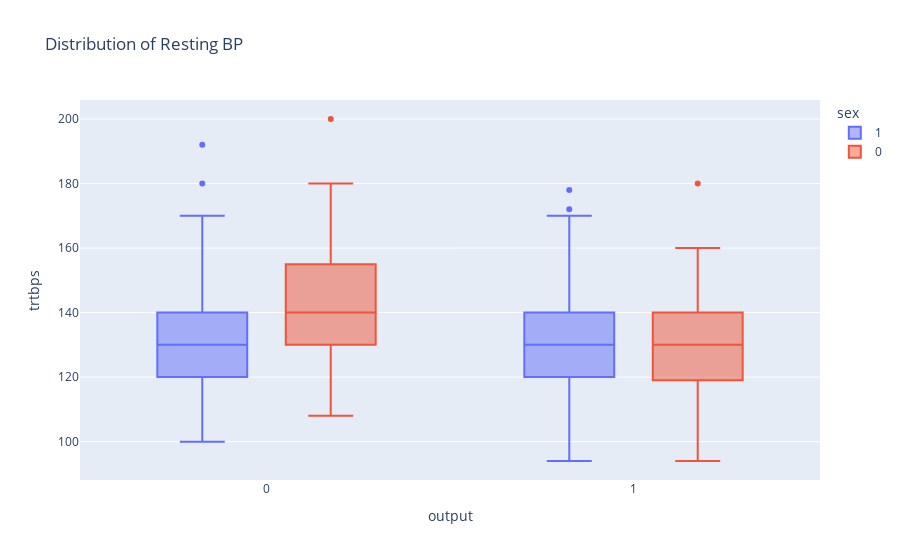

Notebook code cell kept with this figure:
### Code cell
fig = px.box(heart_df, x='output', y='trtbps', title='Distribution of Resting BP', color='sex')
fig.show()

### Figure 1 — Plotly figure (JSON) as saved in the notebook; plotly's stock layout.template omitted (floating-point values rounded to 4 significant figures; data arrays with more than 128 entries replaced by an {"elided": "..."} marker saying what was removed)
{"data": [{"alignmentgroup": "True", "hovertemplate": "sex=1<br>output=%{x}<br>trtbps=%{y}<extra></extra>", "legendgroup": "1", "marker": {"color": "#636efa"}, "name": "1", "notched": false, "offsetgroup": "1", "orientation": "v", "showlegend": true, "type": "box", "x": {"elided": "207 int values"}, "x0": " ", "xaxis": "x", "y": {"elided": "207 int values"}, "y0": " ", "yaxis": "y"}, {"alignmentgroup": "True", "hovertemplate": "sex=0<br>output=%{x}<br>trtbps=%{y}<extra></extra>", "legendgroup": "0", "marker": {"color": "#EF553B"}, "name": "0", "notched": false, "offsetgroup": "0", "orientation": "v", "showlegend": true, "type": "box", "x": [1, 1, 1, 1, 1, 1, 1, 1, 1, 1, 1, 1, 1, 1, 1, 1, 1, 1, 1, 1, 1, 1, 1, 1, 1, 1, 1, 1, 1, 1, 1, 1, 1, 1, 1, 1, 1, 1, 1, 1, 1, 1, 1, 1, 1, 1, 1, 1, 1, 1, 1, 1, 1, 1, 1, 1, 1, 1, 1, 1, 1, 1, 1, 1, 1, 1, 1, 1, 1, 1, 1, 1, 0, 0, 0, 0, 0, 0, 0, 0, 0, 0, 0, 0, 0, 0, 0, 0, 0, 0, 0, 0, 0, 0, 0, 0], "x0": " ", "xaxis": "x", "y": [130, 120, 140, 130, 150, 120, 120, 150, 140, 160, 140, 105, 142, 135, 155, 160, 140, 130, 128, 138, 130, 108, 135, 128, 110, 138, 130, 124, 122, 135, 102, 102, 115, 110, 100, 132, 112, 140, 140, 120, 138, 120, 110, 180, 140, 120, 105, 138, 130, 112, 108, 94, 118, 152, 136, 120, 160, 134, 126, 130, 120, 120, 120, 106, 140, 118, 150, 112, 146, 138, 130, 132, 140, 150, 130, 130, 160, 150, 145, 132, 130, 150, 200, 174, 134, 138, 150, 178, 108, 180, 136, 128, 170, 124, 140, 130], "y0": " ", "yaxis": "y"}], "layout": {"boxmode": "group", "legend": {"title": {"text": "sex"}, "tracegroupgap": 0}, "title": {"text": "Distribution of Resting BP"}, "xaxis": {"anchor": "y", "domain": [0, 1], "title": {"text": "output"}}, "yaxis": {"anchor": "x", "domain": [0, 1], "title": {"text": "trtbps"}}}}
